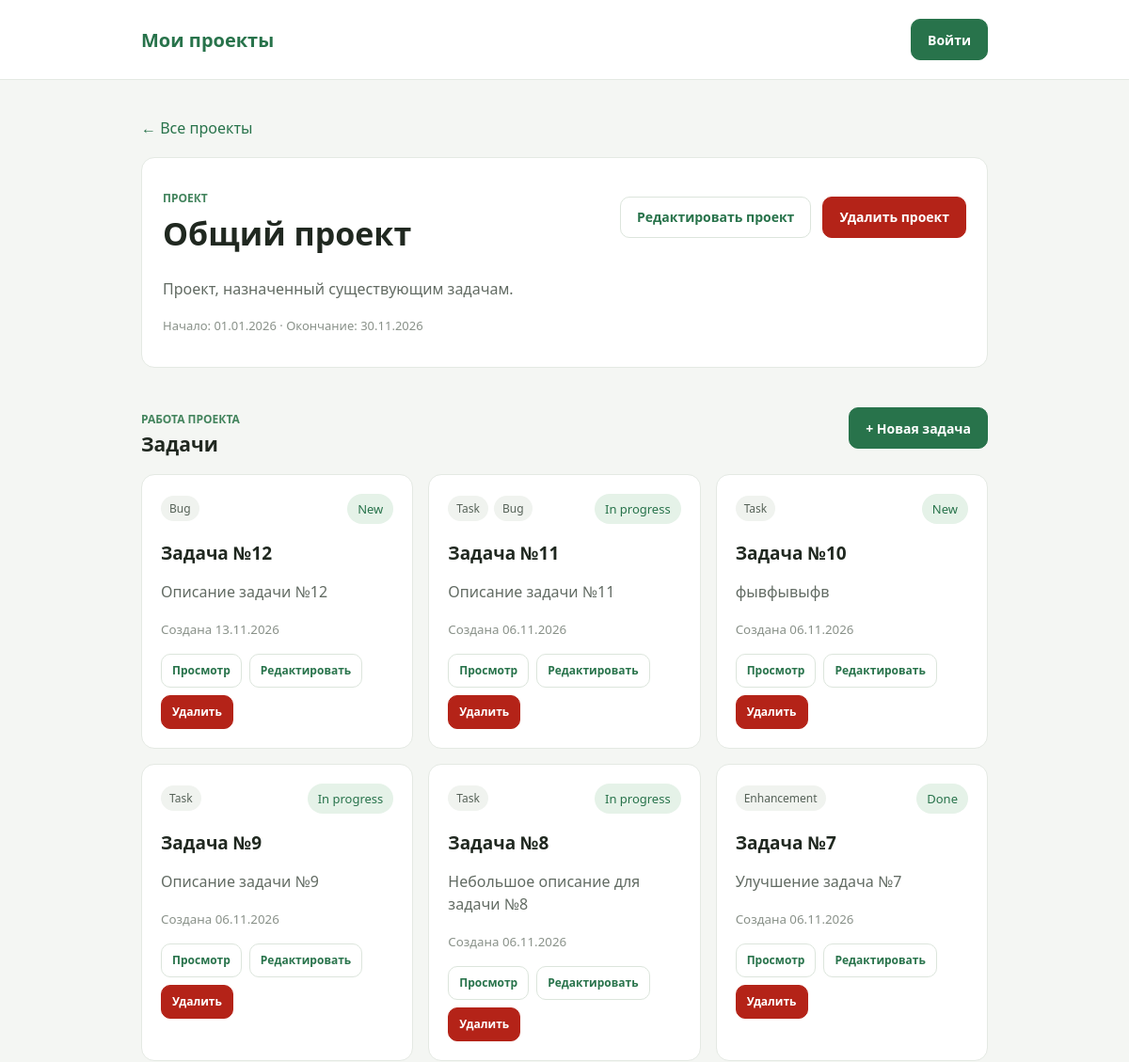
The app's page /projects/1/ (upper part), older data.
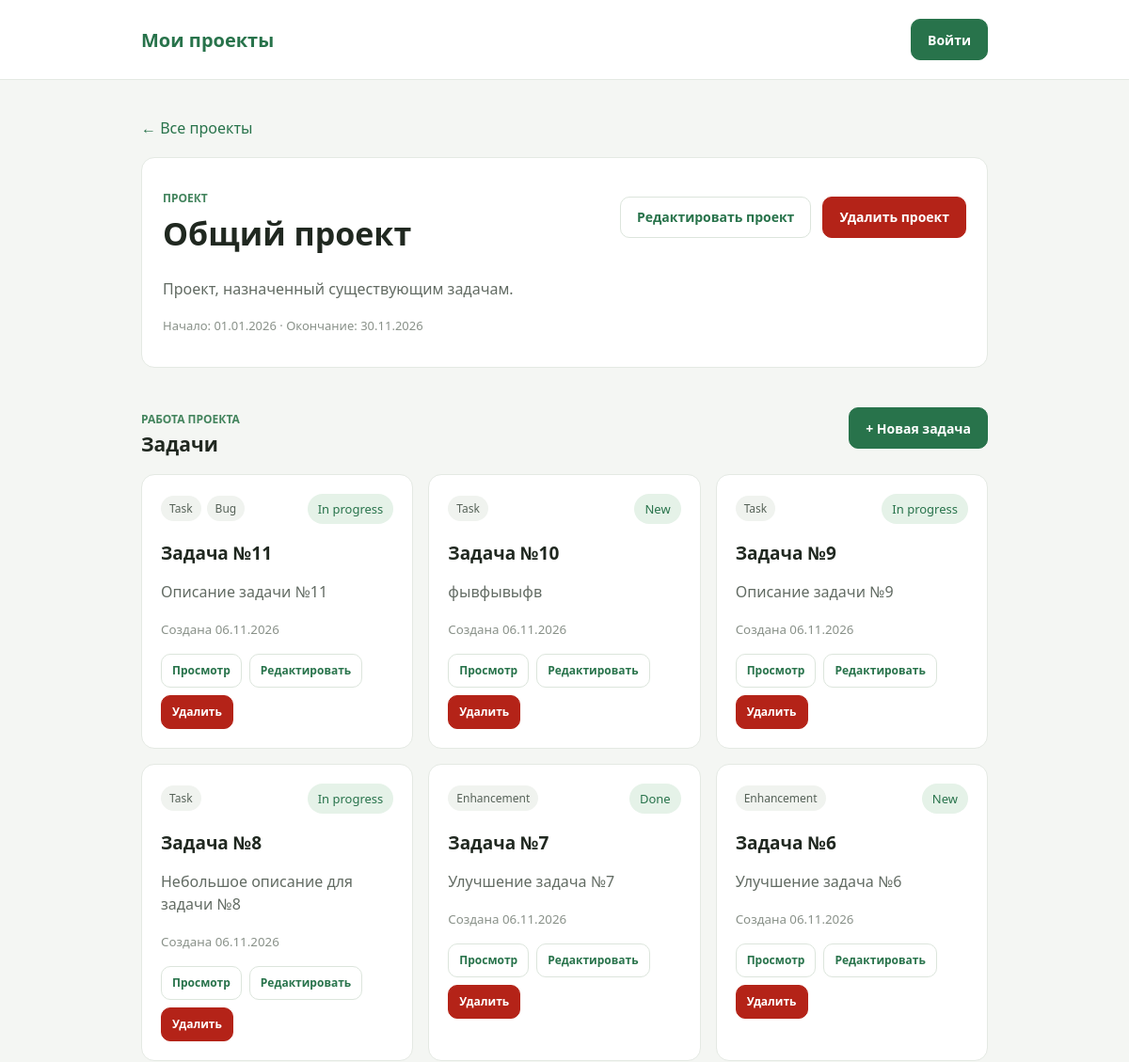
The same page, newer data.
### task_man/models/type.py (models this page shows)
class Type(models.Model):
    type = models.CharField(max_length=40)
    class Meta:
        verbose_name = 'Тип задачи'
        verbose_name_plural = 'Типы задач'
    def __str__(self):
        return f'{self.type}'

### task_man/models/task.py (models this page shows, shortened)
class Task(models.Model):
    project = models.ForeignKey('task_man.Project', on_delete=models.CASCADE, related_name='tasks')
    is_deleted = models.BooleanField(default=False, editable=False)
    summary = models.CharField(max_length=100, validators=(MinLengthValidator(10),))
    description = models.TextField(validators=[validate_forbidden_words])
    status = models.ForeignKey('task_man.Status', on_delete=models.PROTECT)
    types = models.ManyToManyField('task_man.Type', related_name='tasks', blank=True)
    created_at = models.DateTimeField(auto_now_add=True)
    updated_at = models.DateTimeField(auto_now=True)
    class Meta:
        verbose_name = 'Задача'
        verbose_name_plural = 'Задачи'
        ordering = ['-created_at']

### task_man/models/status.py (models this page shows)
class Status(models.Model):
    status = models.CharField(max_length=40)
    class Meta:
        verbose_name = 'Статус задачи'
        verbose_name_plural = 'Статусы задач'
    def __str__(self):
        return f'{self.status}'

### task_man/views/project_views.py (the view)
# urls.py: path('projects/<int:pk>/', views.ProjectDetailView.as_view(), name='project_detail'),
class ProjectDetailView(DetailView):
    model = Project
    template_name = 'project/project_detail.html'
    context_object_name = 'project'
    def get_context_data(self, **kwargs):
        context = super().get_context_data(**kwargs)
        context['tasks'] = (
            self.object.tasks.filter(is_deleted=False)
            .select_related('status')
            .prefetch_related('types')
        )
        return context

### task_man/templates/project/project_detail.html (shortened to what this page needs)
{% extends 'base.html' %}
{% block content %}
    <a class="back-link" href="{% url 'projects_view' %}">← Все проекты</a>
    <section class="project-overview">
        <div class="page-heading">
            <div>
                <p class="eyebrow">Проект</p>
                <h1>{{ project.title }}</h1>
            </div>
            <div class="heading-actions">
                <a class="button button-secondary" href="{% url 'project_update' pk=project.pk %}">Редактировать проект</a>
                <a class="button button-danger" href="{% url 'project_delete' pk=project.pk %}">Удалить проект</a>
            </div>
        </div>
        <p class="project-description">{{ project.description|linebreaksbr }}</p>
        <p class="muted">
            Начало: {{ project.start_date|date:"d.m.Y" }}
            {% if project.end_date %} · Окончание: {{ project.end_date|date:"d.m.Y" }}{% endif %}
        </p>
    </section>
    <div class="section-heading">
        <div>
            <p class="eyebrow">Работа проекта</p>
            <h2>Задачи</h2>
        </div>
        <a class="button" href="{% url 'task_add' project_pk=project.pk %}">+ Новая задача</a>
    </div>
    {% if tasks %}
        <section class="task-list" aria-label="Задачи проекта">
            {% for task in tasks %}
                <article class="task-card">
                    <div class="task-meta">
                        <div class="task-types">
                            {% for task_type in task.types.all %}
                                <span class="type-chip">{{ task_type }}</span>
                            {% empty %}
                                <span class="muted">Типы не выбраны</span>
                            {% endfor %}
                        </div>
                        <span class="status">{{ task.status }}</span>
                    </div>
                    <h3>
                        <a class="task-title-link" href="{% url 'task_view' task_pk=task.pk %}">
                            {{ task.summary }}
                        </a>
                    </h3>
                    <p>{{ task.description|truncatewords:24 }}</p>
                    <small>Создана {{ task.created_at|date:"d.m.Y" }}</small>
                    <div class="task-actions">
                        <a class="button button-secondary button-small" href="{% url 'task_view' task_pk=task.pk %}">Просмотр</a>
                        <a class="button button-secondary button-small" href="{% url 'task_edit' task_pk=task.pk %}">Редактировать</a>
                        <form method="post" action="{% url 'task_delete' task_pk=task.pk %}">
                            <button class="button button-danger button-small" type="submit">Удалить</button>
                        </form>
                    </div>
                </article>
            {% endfor %}
        </section>
    {% else %}
        <section class="empty-state">
            <h2>В проекте пока нет задач</h2>
            <p>Создай задачу — она сразу будет привязана к этому проекту.</p>
        </section>
    {% endif %}
{% endblock %}

Row changes from the older to the newer data that the page shows:
no longer on this page (row edited): Task: status "New", summary "Задача №12", description "Описание задачи №12", created_at "13.11.2026", Type (type "Bug")
now on this page (row unchanged): Task: status "New", summary "Задача №6", description "Улучшение задача №6", created_at "06.11.2026", Type (type "Enhancement")
